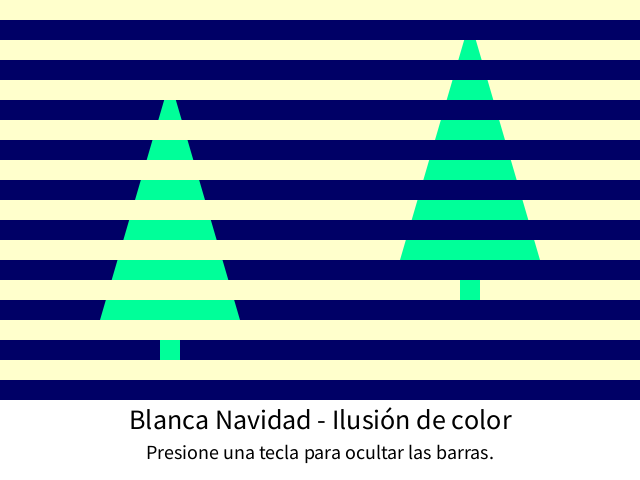
Frame 1 (no input)
Frame 60 (the mouse pressed at the canvas centre just before this capture): identical to frame 1, image omitted
Frame 120 (the mouse held since frame 60 and released just before this capture): identical to frame 1, image omitted

The Processing sketch that drew this single still picture (run headless with seeded random() and noise(); from frame 60 on, the mouse is pressed at the canvas centre):

// Processing sketch: trees
// ── trees.pde
color cream = #ffffcc;
color blue = #000066;
color green = #00ff99;
int grid=1;

void setup() {
  background(255);
  size(640, 480);
  noStroke();
  fill(blue);
  rect(0, 0, width/2, 400);
  fill(cream);
  rect(width/2, 0, width/2, 400);

  fill(green);
  // Draws left tree.
  rect(160, 320, 20, 40);
  triangle(100, 320, 240, 320, 170, 80);
  // Draws right tree.
  rect(460, 260, 20, 40);
  triangle(400, 260, 540, 260, 470, 20);
  
  textAlign(CENTER);
  textSize(28);
  fill(0);
  text("Blanca Navidad - Ilusión de color", 320, 429);
  textSize(20);
  text("Presione una tecla para ocultar las barras.", 320, 459);
}

void draw() {

  if (keyPressed){
   setup();
  }
  else {
    for (int i=0; i<20; i++) {
      fill(cream);
      if (i%2==0)
        rect(0, i*20, width/2, 20);
      else {
        fill(blue);
        rect(width/2, i*20, width/2, 20);
      }
    }
  }
}
